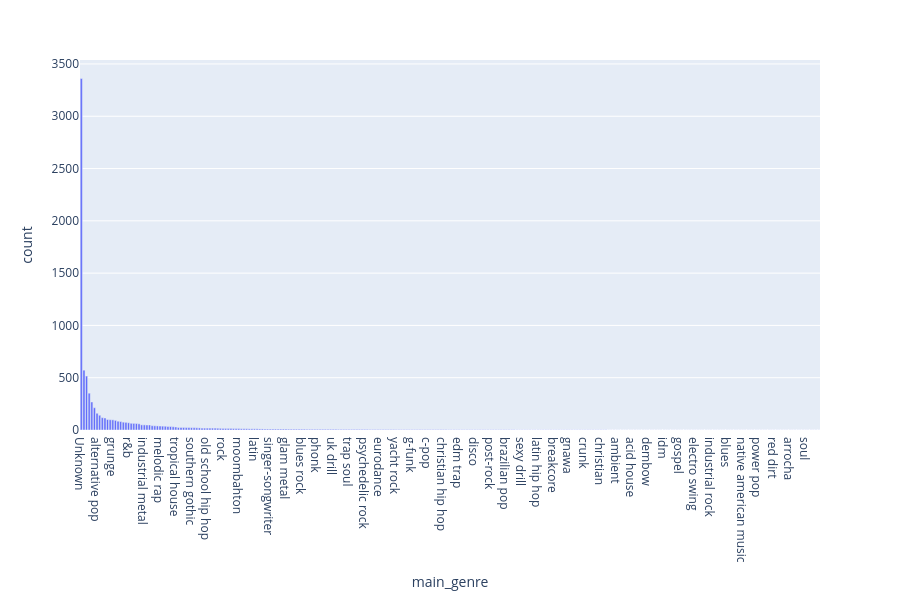

The code cell stored with this chart in its notebook:
### Markdown cell above
## 4. Visualizaciones

### 4.1 ¿Qué géneros musicales tienen más canciones en Spotify?

Se agrupa el dataset por `main_genre` y se cuentan las canciones por género.
Se muestran los **30 géneros con mayor presencia**, excluyendo entradas sin clasificar.

### Code cell
# C. Creación de figuras

# C.1. Grafico de barras
# Se utilizará la categoria 'main_genre' para contar la cantidad de canciones por genero

# Cuenta por main_genre
df_count_main = df.groupby('main_genre').size().reset_index(name='count')
#Se ordena de mayor a menor
df_count_main = df_count_main.sort_values('count', ascending=False)
#Se Grafica
fig = px.bar(df_count_main, x='main_genre', y='count', height=600)
fig.show()
fig.write_image("generos_todos.png")

### Figure 1 — Plotly figure (JSON) as saved in the notebook; plotly's stock layout.template omitted (floating-point values rounded to 4 significant figures; data arrays with more than 128 entries replaced by an {"elided": "..."} marker saying what was removed)
{"data": [{"hovertemplate": "main_genre=%{x}<br>count=%{y}<extra></extra>", "legendgroup": "", "marker": {"color": "#636efa", "pattern": {"shape": ""}}, "name": "", "orientation": "v", "showlegend": false, "textposition": "auto", "type": "bar", "x": {"elided": "282 str values"}, "xaxis": "x", "y": {"elided": "282 int values"}, "yaxis": "y"}], "layout": {"barmode": "relative", "height": 600, "legend": {"tracegroupgap": 0}, "margin": {"t": 60}, "xaxis": {"anchor": "y", "domain": [0, 1], "title": {"text": "main_genre"}}, "yaxis": {"anchor": "x", "domain": [0, 1], "title": {"text": "count"}}}}
